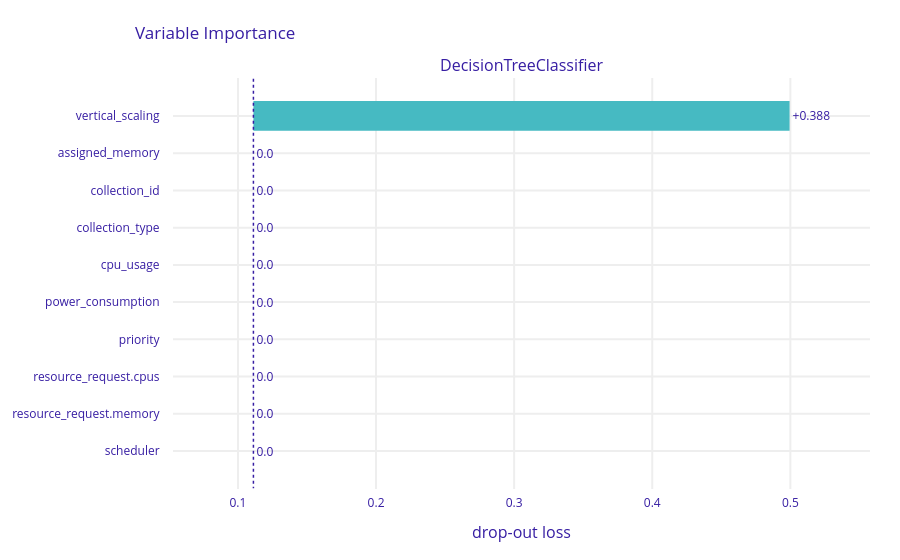

Source (notebook cell):
### Code cell
explanation_DT_test = exp_DT_test.model_parts()
explanation_DT_test.result
explanation_DT_test.plot()

### Figure 1 — Plotly figure (JSON) as saved in the notebook; plotly's stock layout.template omitted (floating-point values rounded to 4 significant figures)
{"data": [{"base": 0.1112, "hoverinfo": "text", "hoverlabel": {"bgcolor": "rgba(0, 0, 0, 0.8)"}, "hovertext": ["Model: DecisionTreeClassifier loss after<br>variable: vertical_scaling is permuted: 0.499<br>Drop-out loss change: +0.388", "Model: DecisionTreeClassifier loss after<br>variable: assigned_memory is permuted: 0.111<br>Drop-out loss change: -0.0", "Model: DecisionTreeClassifier loss after<br>variable: collection_id is permuted: 0.111<br>Drop-out loss change: -0.0", "Model: DecisionTreeClassifier loss after<br>variable: collection_type is permuted: 0.111<br>Drop-out loss change: -0.0", "Model: DecisionTreeClassifier loss after<br>variable: cpu_usage is permuted: 0.111<br>Drop-out loss change: -0.0", "Model: DecisionTreeClassifier loss after<br>variable: power_consumption is permuted: 0.111<br>Drop-out loss change: -0.0", "Model: DecisionTreeClassifier loss after<br>variable: priority is permuted: 0.111<br>Drop-out loss change: -0.0", "Model: DecisionTreeClassifier loss after<br>variable: resource_request.cpus is permuted: 0.111<br>Drop-out loss change: -0.0", "Model: DecisionTreeClassifier loss after<br>variable: resource_request.memory is permuted: 0.111<br>Drop-out loss change: -0.0", "Model: DecisionTreeClassifier loss after<br>variable: scheduler is permuted: 0.111<br>Drop-out loss change: -0.0"], "marker": {"color": "#46bac2"}, "orientation": "h", "showlegend": false, "text": ["+0.388", "0.0", "0.0", "0.0", "0.0", "0.0", "0.0", "0.0", "0.0", "0.0"], "textposition": "outside", "type": "bar", "x": [0.3882, 0, 0, 0, 0, 0, 0, 0, 0, 0], "xaxis": "x", "y": ["vertical_scaling", "assigned_memory", "collection_id", "collection_type", "cpu_usage", "power_consumption", "priority", "resource_request.cpus", "resource_request.memory", "scheduler"], "yaxis": "y"}], "layout": {"annotations": [{"font": {"size": 16}, "showarrow": false, "text": "DecisionTreeClassifier", "x": 0.5, "xanchor": "center", "xref": "paper", "y": 1, "yanchor": "bottom", "yref": "paper"}, {"font": {"size": 16}, "showarrow": false, "text": "drop-out loss", "x": 0.5, "xanchor": "center", "xref": "paper", "y": 0, "yanchor": "top", "yref": "paper", "yshift": -30}], "autosize": true, "font": {"color": "#371ea3"}, "margin": {"b": 71, "r": 30, "t": 78}, "shapes": [{"line": {"color": "#371ea3", "dash": "dot", "width": 1.5}, "type": "line", "x0": 0.1112, "x1": 0.1112, "xref": "x", "y0": -1, "y1": 10, "yref": "y"}], "title": {"text": "Variable Importance", "x": 0.15}, "xaxis": {"anchor": "y", "automargin": true, "domain": [0, 1], "fixedrange": true, "gridwidth": 2, "range": [0.05297, 0.5577], "tickcolor": "white", "ticklen": 3, "ticks": "outside", "type": "linear", "zeroline": false}, "yaxis": {"anchor": "x", "automargin": true, "autorange": true, "domain": [0, 1], "fixedrange": true, "gridwidth": 2, "range": [10.04, -1.035], "tickcolor": "white", "ticklen": 10, "ticks": "outside", "type": "category"}}}
